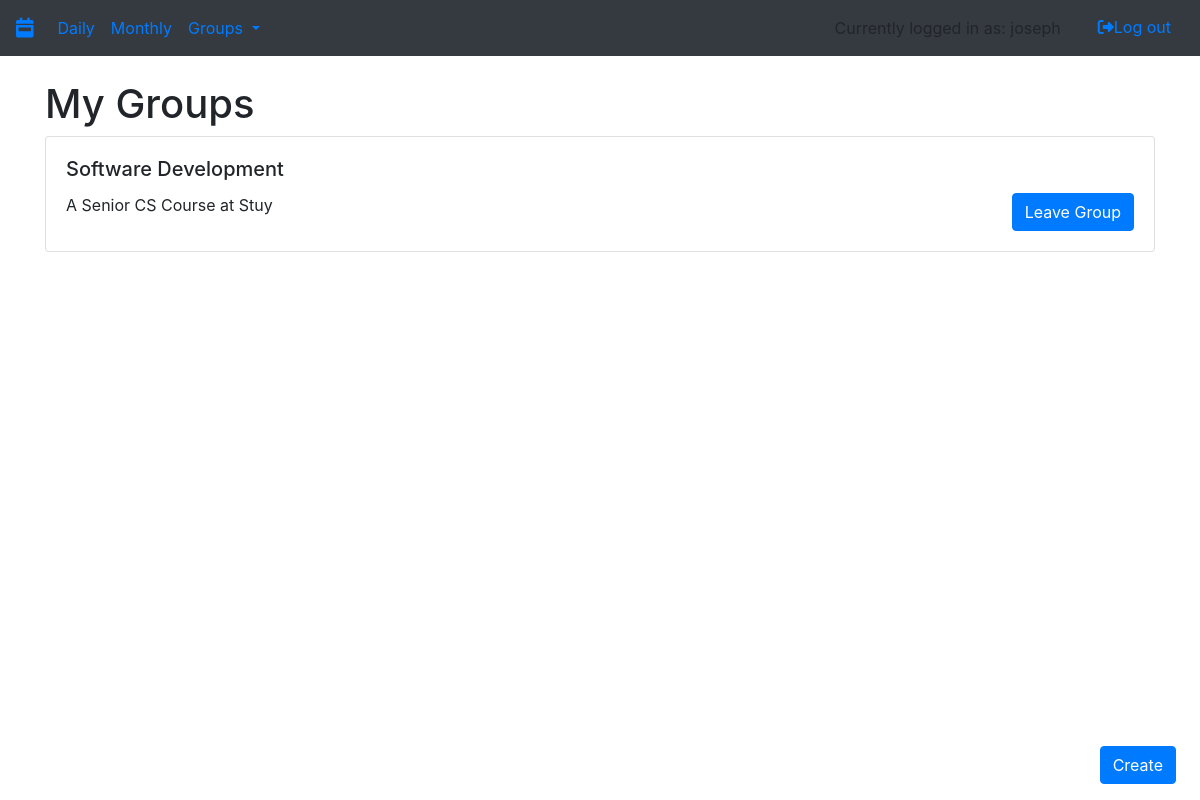
The page /myGroups (signed in) on the database as committed earlier.
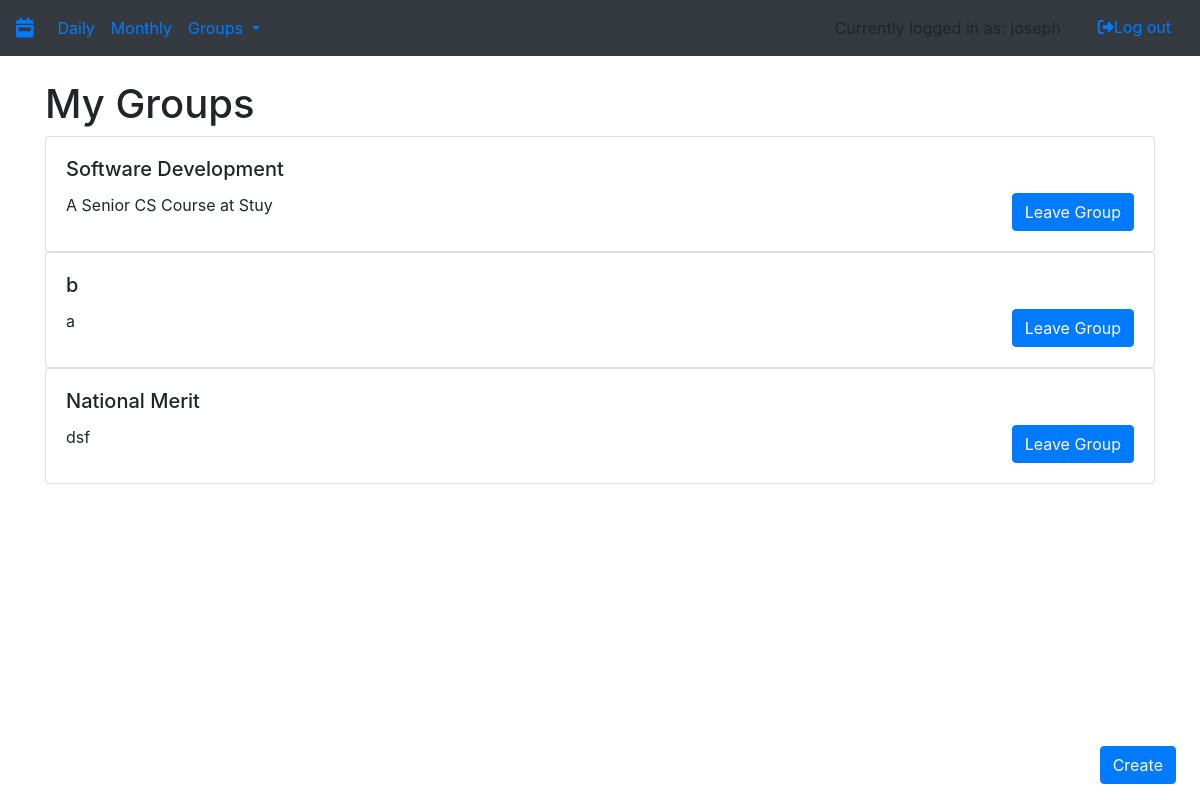
The same page on the database as committed later.
### app/utl/models.py (models this page shows, shortened)
class User(db.Model, UserMixin):
    id = db.Column(db.Integer, primary_key=True)
    username = db.Column(db.String(80), unique=True, nullable=False)
    password = db.Column(db.String(80), nullable=False)
    tasks = db.relationship('Task', backref='user') #whenever you create a task, append it to user.tasks
    admin_groups = db.relationship('Group', backref='user') #whenever you create a group, append it to the users admin groups who created it
    groups = association_proxy('groupownership', #whenever a user joins a group, append it to their groups
                              'group',
                              creator=lambda c: GroupLinks(id, c.id))
    requests = association_proxy('requestownership', #whenever a user joins a group, append it to their groups
                              'group',
                              creator=lambda c: RequestLinks(id, c.id))

class Group(db.Model):
    id = db.Column(db.Integer, primary_key=True)
    admin_id = db.Column(db.Integer, db.ForeignKey('user.id'))
    name = db.Column(db.String(80), unique=True, nullable=False)
    description = db.Column(db.String(80), nullable=False)
    private = db.Column(db.Boolean)
    requests = db.relationship('User', backref='group_requests')
    tasks = db.relationship('Task', backref='group')
    users = association_proxy('groupownership',
                              'user',
                              creator=lambda u: GroupLinks(u.id, id))
    requesters = association_proxy('requestownership',
                                   'user',
                                    creator=lambda u: GroupLinks(u.id, id))

### app/app.py (the view)
@login_required
@app.route('/myGroups', methods=['GET', 'POST'])
def myGroups():
    print(current_user.username)
    print(current_user.groups)
    return render_template('mygroups.html',
                           groups=current_user.groups)

### app/app.py (called while the page is built)
@login_manager.user_loader
def load_user(user_id):
    return User.query.get(user_id)

### app/templates/mygroups.html
{% extends "base.html" %}
{% block content %}
    {% if current_user.is_authenticated %}
    <div class="container">
      <div class="row">
        <div class="col-sm">
        <h1>My Groups</h1>
        </div>
      </div>
        {% for group in groups %}
          {% if group is not none%}
          <div class = "row">
            <div class="col-sm">
              <div class="card" style="width: 50 rem;">
                  <div class="card-body">
                      <h5 class="card-title">{{group.name}}</h5>
                      <form action="{{ url_for('leaveGroup',group_id = group.id) }}" method = "post">
                        <button class="btn btn-primary float-right" type="submit">Leave Group</button>
                      </form>
                      <p class="card-text">{{group.description}}</p>
                  </div>
              </div>
            </div>
          </div>
          {% endif %}
        {% endfor %}
      </div>
    {% endif %}
{% endblock %}

### app/templates/base.html (shortened to what this page needs)
{% from "macros/render_flashes.html" import render_flashes %}
<!DOCTYPE html>
<html lang="en">
<head>
    <link rel="stylesheet" href="https://stackpath.bootstrapcdn.com/bootstrap/4.3.1/css/bootstrap.min.css"
>
    <link rel="stylesheet" href="https://stackpath.bootstrapcdn.com/bootstrap/4.3.1/css/bootstrap.min.css"
>
</head>
<body>
<nav class="navbar navbar-expand-sm bg-dark">
    <div class="navbar-header">
        <a class="navbar-brand" href="/"><i class="fas fa-calendar-week"></i></a>
    </div>
    {% if current_user.is_authenticated %}
    <ul class="navbar-nav mr-auto">
        <li class="nav-item">
            <a class="nav-link" href="{{ url_for('day') }}">Daily</a>
        </li>
        <li class="nav-item">
            <a class="nav-link" href="{{ url_for('month') }}">Monthly</a>
        </li>
        <li class="nav-item dropdown">
            <a class="nav-link dropdown-toggle" href="#" id="navbardrop" data-toggle="dropdown">
                Groups
            </a>
        </li>
    </ul>
    <div class="nav navbar-nav ml-auto">
            <li class="navbar-text mr-4">
              {% if current_user is not none %}
                  Currently logged in as: {{ current_user.username }}
              {% endif %}
            </li>
            <li><a href="{{ url_for('logout') }}">
                <button class="btn btn-link"><i
                        class="fas fa-sign-out-alt"></i>Log out
                </button>
            </a></li>
    </div>
    {% endif %}
</nav>
{{ render_flashes() }}
{% if current_user.is_authenticated %}
  <div id="form button" style="position: fixed; bottom: 2%; right: 2%;">
      <button class="btn btn-primary" role="button" data-toggle="popover" data-trigger="focus"
              data-html="true" data-placement="top" title="Create New">
          Create
      </button>
  </div>
{% endif %}
{% block content %}
{% endblock content %}
</body>
</html>

### app/templates/macros/render_flashes.html (shortened to what this page needs)
{% macro render_flashes() %}
    <br>
{% endmacro %}

Rows that differ between the two databases and show on the page:
added Group: name "b", description "a"
added Group: name "National Merit", description "dsf"
